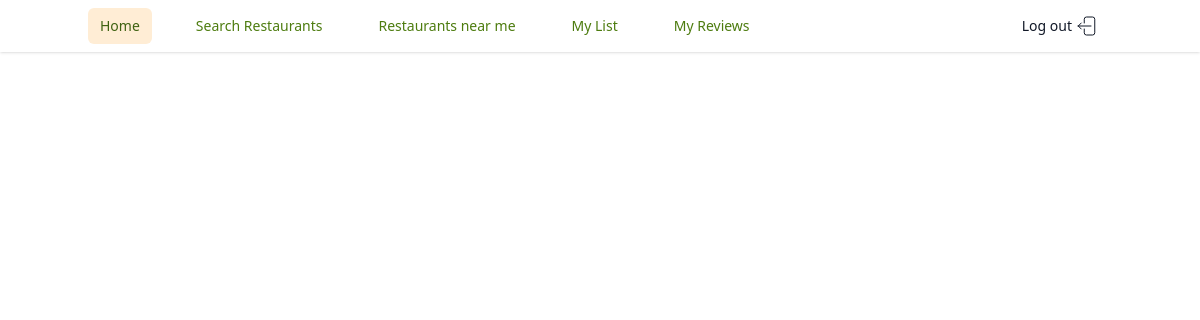
The page /my_lists/4 (signed in) on the database as committed earlier.
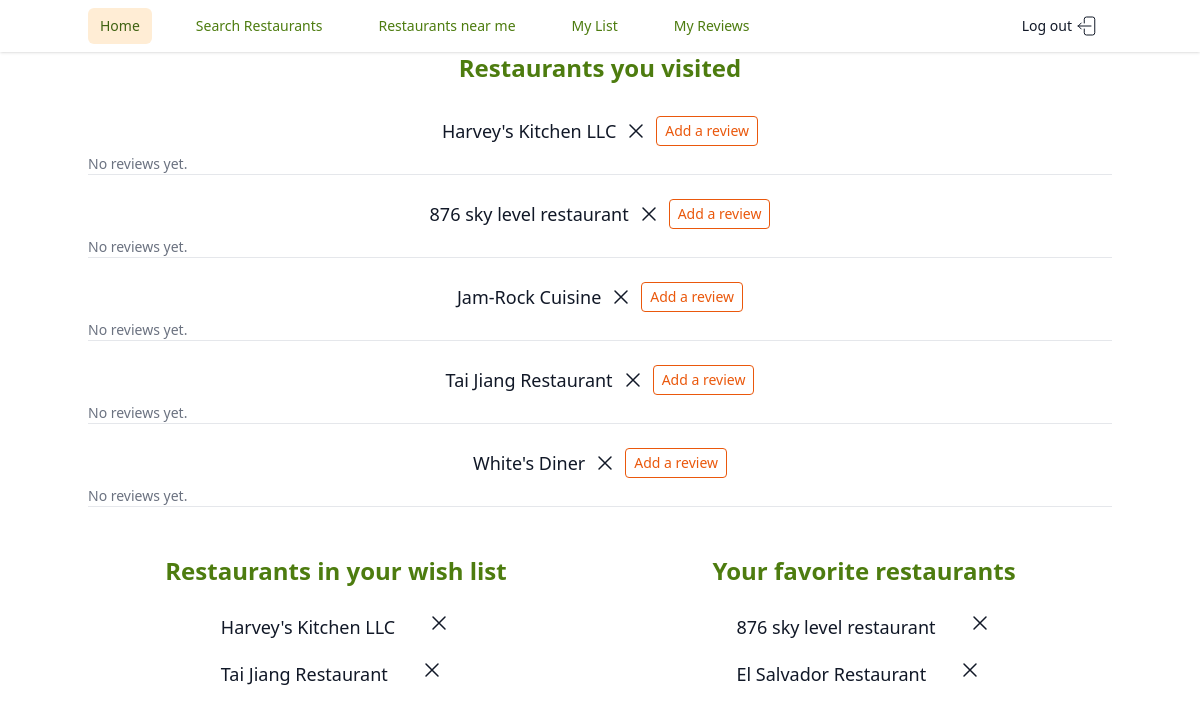
The same page on the database as committed later.
### models.py (models this page shows)
class VisitedRestaurants(db.Model):
    __tablename__ = "visited_restaurants"
    id = db.Column(
        db.Integer,
        primary_key=True
    )
    user_id = db.Column(
        db.Integer,
        db.ForeignKey('users.id', ondelete='cascade')
    )
    restaurant_id = db.Column(
        db.Integer,
        db.ForeignKey('restaurants.id', ondelete='cascade')
    )
    restaurant = db.relationship('Restaurant', backref='visited_by')

class Restaurant(db.Model):
    __tablename__ = 'restaurants'
    id = db.Column(
        db.Integer,
        primary_key=True
    )
    name = db.Column(
        db.Text,
        nullable=False,
    )
    address = db.Column(
        db.Text,
    )
    photos = db.Column(
        db.Text,
    )
    reviews = db.relationship('Review', backref= 'restaurant')
    __table_args__ = (db.UniqueConstraint('name', 'address', name='_name_address_uc'),)

class WishlistRestaurants(db.Model):
    __tablename__ = 'wishlist_restaurants'
    id = db.Column(
        db.Integer,
        primary_key=True
    )
    user_id = db.Column(
        db.Integer,
        db.ForeignKey('users.id', ondelete='cascade')
    )
    restaurant_id = db.Column(
        db.Integer,
        db.ForeignKey('restaurants.id', ondelete='cascade')
    )
    restaurant = db.relationship('Restaurant', backref='wishlisted_by')

class Favorites(db.Model):
    __tablename__ = 'favorites'
    id = db.Column(
        db.Integer,
        primary_key=True
    )
    user_id = db.Column(
        db.Integer,
        db.ForeignKey('users.id', ondelete='cascade')
    )
    restaurant_id = db.Column(
        db.Integer,
        db.ForeignKey('restaurants.id', ondelete='cascade'),
    )
    restaurant = db.relationship('Restaurant', backref='favorited_by')

### app.py (the view)
@app.route('/my_lists/<int:user_id>')
def show_my_lists(user_id):
    user = User.query.get_or_404(user_id)
    favorites = Favorites.query.filter_by(user_id=user.id).all()
    wishlisted = WishlistRestaurants.query.filter_by(user_id=user.id).all()
    visited = VisitedRestaurants.query.filter_by(user_id=user.id).all()
    review_form = ReviewForm()
    visited_with_reviews = [(visit, Review.query.filter_by(user_id=user.id, restaurant_id=visit.restaurant_id).all()) for visit in visited]
    return render_template("page_my_lists.html", user = user, favorites = favorites, visited = visited, wishlisted = wishlisted, visited_with_reviews=visited_with_reviews, review_form = review_form)

### app.py (called while the page is built)
@app.before_request
def add_user_to_g():
    if CURR_USER_KEY in session:
        g.user = User.query.get(session[CURR_USER_KEY])
    else:
        g.user = None

@app.after_request
def add_header(req):
    req.headers["Cache-Control"] = "no-cache, no-store, must-revalidate"
    req.headers["Pragma"] = "no-cache"
    req.headers["Expires"] = "0"
    req.headers['Cache-Control'] = 'public, max-age=0'
    return req

### templates/page_my_lists.html (shortened to what this page needs)
{% extends "base.html" %} {% block content %}
<div class="max-w-5xl mx-auto">
<div class="w-full">
  {% if visited %}
  <div class="mx-auto w-full inline-flex items-center flex-col">
    <h3 class="text-2xl font-bold text-lime-700 mb-4">
      Restaurants you visited
    </h3>
    <ul class="w-full">
      {% for visit, reviews in visited_with_reviews %}
      <li class="text-lg font-medium text-gray-900 flex flex-col py-2">
        <div class="flex space-x-2 items-center justify-center">
          <p class="">{{ visit.restaurant.name }}</p>
 <form
 action="{{ url_for('delete_visited', restaurant_id=visit.restaurant.id) }}"
 method="POST"
 class="flex items-center"
>
 <button type="submit" class="bg-transparent border-0">
   <svg xmlns="http://www.w3.org/2000/svg" fill="none" viewBox="0 0 24 24" stroke-width="1.5" stroke="currentColor" class="size-6">
     <path stroke-linecap="round" stroke-linejoin="round" d="M6 18 18 6M6 6l12 12" />
   </svg>
 </button>
</form>
        <button type="button"
        id="add-review-btn-{{ visit.restaurant.id }}"
        class="w-3/2 self-center my-2 bg-white border border-orange-600 text-orange-600 text-sm  font-medium py-1 px-2 rounded focus:outline-none focus:shadow-outline">
        Add a review
    </button>
          </div>
        {% if reviews %}
        <div class="reviews mt-2">
          <h4 class="text-medium font-semibold text-orange-600">Reviews:</h4>
          {% for review in reviews %}
          <div class="review mb-2 flex space-x-4 items-center">
            <div class="review-name-content">
              <p class="review-content">{{ review.content }}</p>
            <p class="review-timestamp text-sm text-gray-500">{{ review.timestamp.strftime('%Y-%m-%d %H:%M') }}</p>
            </div>
 <form action="{{ url_for('delete_review', review_id=review.id) }}" method="POST">
 <button type="submit" class="bg-transparent border-0">
  <svg xmlns="http://www.w3.org/2000/svg" fill="none" viewBox="0 0 24 24" stroke-width="1.5" stroke="#4d7c0f" class="size-6">
    <path stroke-linecap="round" stroke-linejoin="round" d="m14.74 9-.346 9m-4.788 0L9.26 9m9.968-3.21c.342.052.682.107 1.022.166m-1.022-.165L18.16 19.673a2.25 2.25 0 0 1-2.244 2.077H8.084a2.25 2.25 0 0 1-2.244-2.077L4.772 5.79m14.456 0a48.108 48.108 0 0 0-3.478-.397m-12 .562c.34-.059.68-.114 1.022-.165m0 0a48.11 48.11 0 0 1 3.478-.397m7.5 0v-.916c0-1.18-.91-2.164-2.09-2.201a51.964 51.964 0 0 0-3.32 0c-1.18.037-2.09 1.022-2.09 2.201v.916m7.5 0a48.667 48.667 0 0 0-7.5 0" />
  </svg>
 </button>
</form>
<button type="button" id="edit-review-btn-{{ review.id }}" class="bg-transparent border-0">
  <svg xmlns="http://www.w3.org/2000/svg" fill="none" viewBox="0 0 24 24" stroke-width="1.5" stroke="#ea580c" class="size-6">
    <path stroke-linecap="round" stroke-linejoin="round" d="m16.862 4.487 1.687-1.688a1.875 1.875 0 1 1 2.652 2.652L10.582 16.07a4.5 4.5 0 0 1-1.897 1.13L6 18l.8-2.685a4.5 4.5 0 0 1 1.13-1.897l8.932-8.931Zm0 0L19.5 7.125M18 14v4.75A2.25 2.25 0 0 1 15.75 21H5.25A2.25 2.25 0 0 1 3 18.75V8.25A2.25 2.25 0 0 1 5.25 6H10" />
  </svg>
</button>
 <form id="edit-review-form-{{ review.id }}" class="flex-col w-full hidden" action="{{ url_for('edit_review', review_id=review.id) }}" method="POST">
  {{ review_form.hidden_tag() }}
  <div class="mb-4">
    {{ review_form.text.label(class="block text-gray-700 text-sm font-bold mb-2") }}
    {{ review_form.text(class="shadow appearance-none border rounded w-full py-2 px-3 text-gray-700 leading-tight focus:outline-none focus:shadow-outline", value=review.content) }}
  </div>
  <div class="buttons">
    <button type="submit" class="w-3/2 self-end bg-orange-600 hover:bg-orange-700 text-white text-sm font-medium py-1 px-2 rounded focus:outline-none focus:shadow-outline">
      Update
    </button>
    <button type="button" class="w-3/2 self-end bg-lime-700 hover:bg-lime-800 text-white text-sm font-medium py-1 px-2 rounded focus:outline-none focus:shadow-outline cancel-edit-btn"
    id="cancel-edit-btn-{{ review.id }}">
      Cancel
    </button>
  </div>
</form>
          </div>
          {% endfor %}
        </div>
        {% else %}
        <p class="no-reviews text-sm text-gray-500">No reviews yet.</p>
        {% endif %}
        <hr />
      </li>
      {% endfor %}
    </ul>
  </div>
  {% endif %}
</div>
<div class="flex space-x-8 mt-10">
<div class="w-full ">
  {% if wishlisted %}
  <div class="mx-auto w-full inline-flex items-center flex-col">
    <h3 class="text-2xl font-bold text-lime-700 mb-4">
      Restaurants in your wish list
    </h3>
    <ul class="">
      {% for wish in wishlisted %}
      <li class="text-lg font-medium text-gray-900 flex items-center py-2">
        {{ wish.restaurant.name }}
        <div
          class="svg-elements flex space-x-2 items-center justify-center ml-8"
        >
          <form
            action="{{ url_for('delete_wishlist', restaurant_id=wish.restaurant.id) }}"
            method="POST"
          >
            <button type="submit" class="bg-transparent border-0">
              <svg xmlns="http://www.w3.org/2000/svg" fill="none" viewBox="0 0 24 24" stroke-width="1.5" stroke="currentColor" class="size-6">
                <path stroke-linecap="round" stroke-linejoin="round" d="M6 18 18 6M6 6l12 12" />
              </svg>
            </button>
          </form>
        </div>
      </li>
      {% endfor %}
    </ul>
  </div>
  {% endif %}
</div>
<div class="w-full">
  {% if favorites %}
  <div class="mx-auto w-full inline-flex items-center flex-col">
    <h3 class="text-2xl font-bold text-lime-700 mb-4">
      Your favorite restaurants
    </h3>
    <ul class="">
      {% for fav in favorites %}
      <li class="text-lg font-medium text-gray-900 flex items-center py-2">
        {{fav.restaurant.name}}
        <div
          class="svg-elements flex space-x-2 items-center justify-center ml-8"
        >
          <form
            action="{{ url_for('delete_favorite', restaurant_id=fav.restaurant.id) }}"
            method="POST"
          >
            <button type="submit" class="bg-transparent border-0">
              <svg xmlns="http://www.w3.org/2000/svg" fill="none" viewBox="0 0 24 24" stroke-width="1.5" stroke="currentColor" class="size-6">
                <path stroke-linecap="round" stroke-linejoin="round" d="M6 18 18 6M6 6l12 12" />
              </svg>
            </button>
          </form>
        </div>
      </li>
      {% endfor %}
    </ul>
  </div>
  {% endif %}
</div>
</div>
</div>
{% endblock %}

### templates/base.html (shortened to what this page needs)
<!DOCTYPE html>
<html lang="en">
  <head>
    <link rel="stylesheet" href="/static/stylesheets/output.css" />
  </head>
  <body>
    {% if g.user %}
    <header class="bg-white shadow">
      <nav
        class="mx-auto max-w-5xl hidden lg:flex items-center justify-between"
        aria-label="Global"
      >
        <div class="flex lg:space-x-8 lg:py-2">
          <a
            href="{{ url_for('users_show', user_id=g.user.id) }}"
            class="bg-orange-100 text-lime-800 inline-flex items-center rounded-md py-2 px-3 text-sm font-medium"
            aria-current="page"
            >Home</a
          >
          <a
          href="{{ url_for('show_search_restaurants', user_id=g.user.id) }}"
          class="text-lime-700 hover:bg-orange-50 hover:text-lime-800 inline-flex items-center rounded-md py-2 px-3 text-sm font-medium"
          >Search Restaurants</a
        >
          <a
            href="{{ url_for('show_my_restaurants', user_id=g.user.id) }}"
            class="text-lime-700 hover:bg-orange-50 hover:text-lime-800 inline-flex items-center rounded-md py-2 px-3 text-sm font-medium"
            >Restaurants near me</a
          >
          <a
            href="{{ url_for('show_my_lists', user_id=g.user.id) }}"
            class="text-lime-700 hover:bg-orange-50 hover:text-lime-800 inline-flex items-center rounded-md py-2 px-3 text-sm font-medium"
            >My List</a
          >
          <a
          href="{{ url_for('show_my_reviews', user_id=g.user.id) }}"
            class="text-lime-700 hover:bg-orange-50 hover:text-lime-800 inline-flex items-center rounded-md py-2 px-3 text-sm font-medium"
            >My Reviews</a
          >
        </div>
        <div class="">
          <a
            href="/logout"
            class="text-gray-900 hover:bg-orange-50 hover:text-lime-800 inline-flex items-center rounded-md py-2 px-3 text-sm font-medium justify-center"
            >Log out
          </a>
        </div>
      </nav>
    </header>
    {% endif %}
    {% block content %} {% endblock %}
  </body>
</html>

Rows that differ between the two databases and show on the page:
added VisitedRestaurants: restaurant.name "Harvey's Kitchen LLC"
added VisitedRestaurants: restaurant.name "876 sky level restaurant"
added VisitedRestaurants: restaurant.name "Jam-Rock Cuisine"
added VisitedRestaurants: restaurant.name "Tai Jiang Restaurant"
added VisitedRestaurants: restaurant.name "White's Diner"
added WishlistRestaurants: restaurant.name "Harvey's Kitchen LLC"
added WishlistRestaurants: restaurant.name "Tai Jiang Restaurant"
added Favorites: restaurant.name "876 sky level restaurant"
added Favorites: restaurant.name "El Salvador Restaurant"
Other text that changed with them:
text now shown: "Restaurants you visited Restaurants in your wish list Your favorite restaurants"
